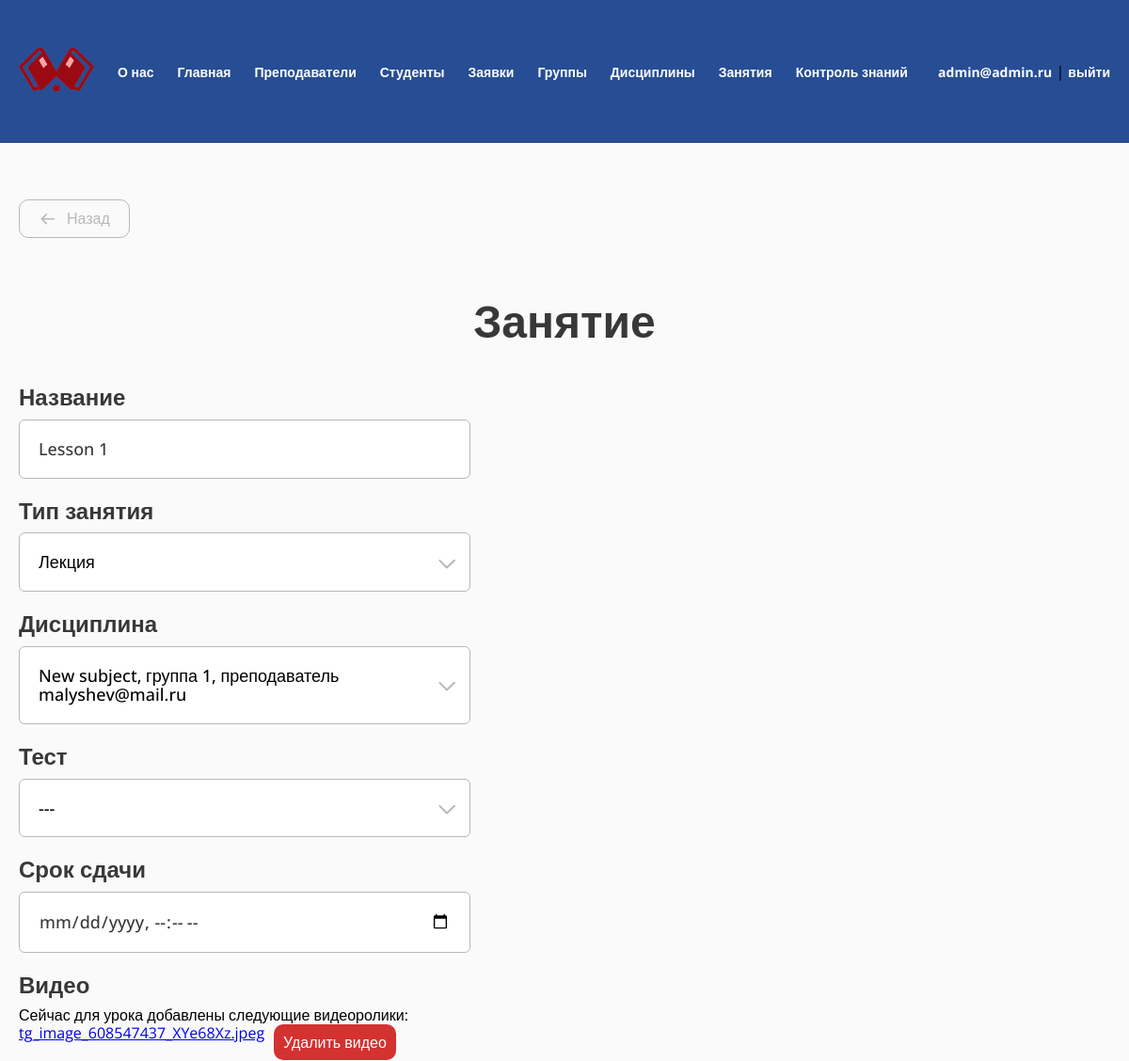
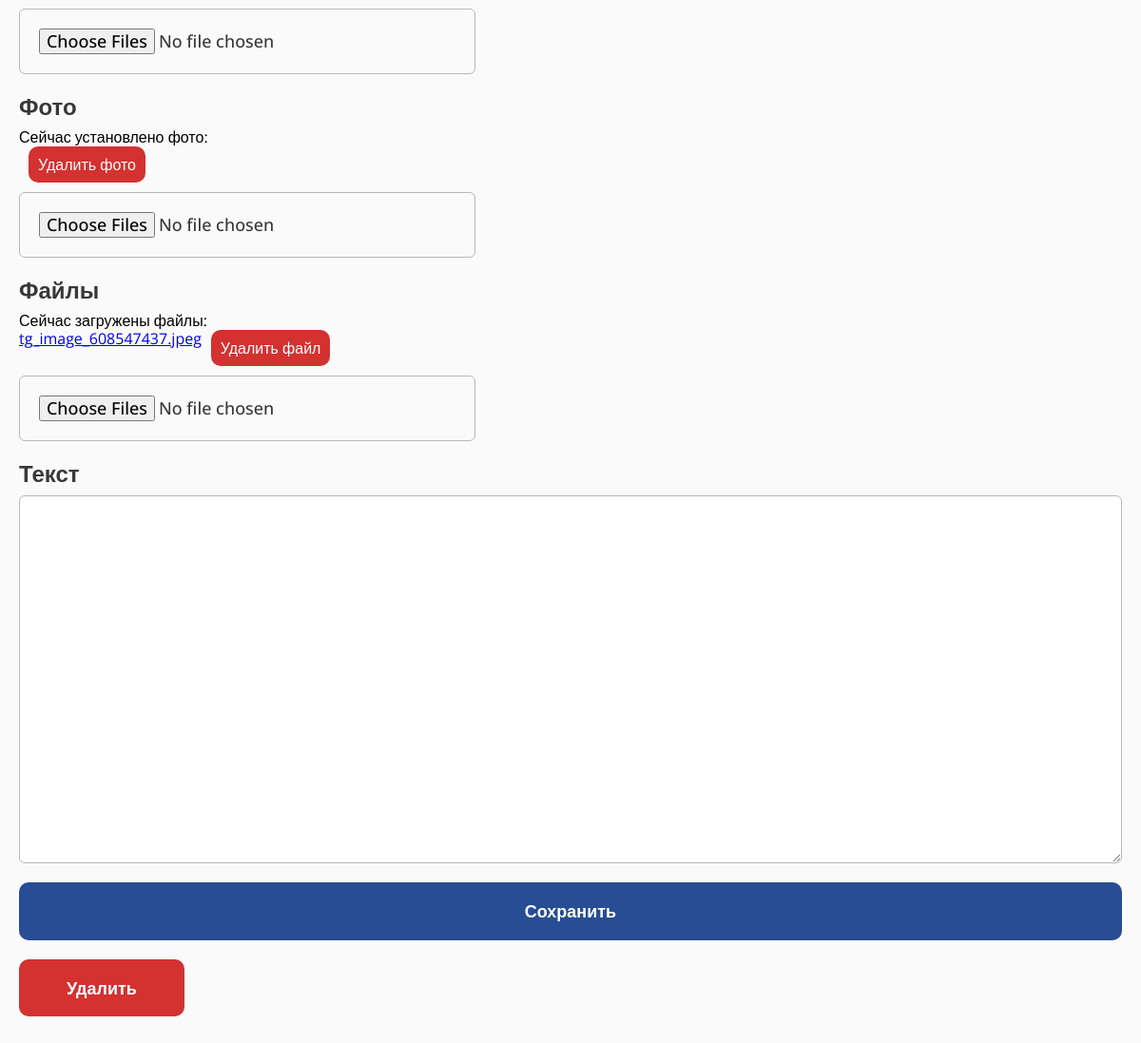
The app's page /lesson/1/ (signed in) with its own data (2 pictures, top to bottom).
### study/models.py (models this page shows, shortened)
class Lesson(models.Model):
    class Type(models.TextChoices):
        LECTURE = "LC", "Лекция"
        PRACTICAL = "PR", "Практическое занятия"
        LABORATORY = "LR", "Лабораторное занятие"
        CONTROL = "CW", "Контрольная работа"
        INDIVIDUAL = "IW", "Индивидуальное практическое занятие"
    type = models.CharField("Тип", max_length=32, choices=Type.choices)
    subject = models.ForeignKey(TeacherGroupSubject, related_name="lessons", on_delete=models.CASCADE, null=True, blank=True)
    name = models.CharField(max_length=128)
    test = models.OneToOneField(Test, on_delete=models.SET_NULL, null=True, blank=True)
    text = models.TextField(null=True, blank=True)
    deadline = models.DateTimeField(null=True, blank=True)
    class Meta:
        verbose_name = "Занятие"
        verbose_name_plural = "Занятия"

class TeacherGroupSubject(models.Model):
    teacher = models.ForeignKey(User, related_name="subjects", on_delete=models.CASCADE)
    subject = models.ForeignKey(Subject, related_name="items", on_delete=models.CASCADE)
    group = models.ForeignKey(Group, related_name="subjects", on_delete=models.CASCADE)
    class Meta:
        verbose_name = "Дисциплина группы"
        verbose_name_plural = "Дисциплины групп"
    def __str__(self):
        return f"{self.subject.name}, группа {self.group.number}, преподаватель {self.teacher}"

class Subject(models.Model):
    name = models.CharField(max_length=128)
    class Meta:
        verbose_name = "Дисциплина"
        verbose_name_plural = "Дисциплины"

class Group(models.Model):
    number = models.CharField(max_length=32)
    students = models.ManyToManyField(User, blank=True)
    class Meta:
        verbose_name = "Группа"
        verbose_name_plural = "Группы"

class LessonVideo(models.Model):
    video = models.FileField(upload_to="lessons/videos/")
    lesson = models.ForeignKey(Lesson, related_name="videos", on_delete=models.CASCADE)
    class Meta:
        verbose_name = "Видео"
        verbose_name_plural = "Видео"

class LessonPhoto(models.Model):
    photo = models.ImageField(upload_to="lessons/photos/")
    lesson = models.ForeignKey(Lesson, related_name="photos", on_delete=models.CASCADE)
    class Meta:
        verbose_name = "Фото"
        verbose_name_plural = "Фото"

class LessonFile(models.Model):
    file = models.FileField(upload_to="lessons/files/")
    lesson = models.ForeignKey(Lesson, related_name="files", on_delete=models.CASCADE)
    class Meta:
        verbose_name = "Файл"
        verbose_name_plural = "Файлы"

### study/views.py (the view, shortened to what this page needs)
# urls.py: path("lesson/<int:pk>/", views.LessonEditView.as_view(), name="lesson"),
@method_decorator(admin_only, name="dispatch")
class LessonEditView(LoginRequiredMixin, View):
    def get(self, request, pk, *args, **kwargs):
        lesson = get_object_or_404(Lesson, pk=pk)
        form = LessonForm(instance=lesson)
        subjects = TeacherGroupSubject.objects.all()
        tests = Test.objects.filter(lesson__isnull=True)
        types = Lesson.type.field.choices
        photos = lesson.photos.all()
        videos = lesson.videos.all()
        files = lesson.files.all()
        return render(request, "study/lesson/edit.html", {
            "form": form,
            "lesson": lesson,
            "subjects": subjects,
            "tests": tests,
            "types": types,
            "photos": photos,
            "videos": videos,
            "files": files,
        })

### study/forms.py
class LessonForm(forms.ModelForm):
    photos = forms.ImageField(label="Фото", required=False)
    videos = forms.FileField(label="Видео", required=False)
    files = forms.FileField(label="Файлы", required=False)
    class Meta:
        model = Lesson
        fields = ("name", "type", "subject", "test", "text", "deadline")
        labels = {
            "name": "Название",
            "type": "Тип занятия",
            "subject": "Дисциплина",
            "test": "Тест",
            "text": "Текст",
            "deadline": "Срок сдачи"
        }
    def __init__(self, *args, **kwargs):
        super(LessonForm, self).__init__(*args, **kwargs)
        for visible in self.visible_fields():
            visible.field.widget.attrs['class'] = 'form__input'
        self.fields["text"].widget.attrs['class'] = 'form__input full-w'
        self.fields["photos"].widget.attrs['multiple'] = True
        self.fields["videos"].widget.attrs['multiple'] = True
        self.fields["files"].widget.attrs['multiple'] = True

### study/models.py (called while the page is built)
    def __str__(self):
        return self.name

### study/templates/study/lesson/edit.html (shortened to what this page needs)
{% extends "base.html" %}
{% load util %}
{% load static %}
{% block extra_css %}
<link rel="stylesheet" href="{% static 'css/select.css' %}">
<link rel="stylesheet" href="{% static 'css/table.css' %}">
{% endblock %}
{% block content %}
<a href="{% url 'lessons' %}" class="back"><svg width="37" height="36" viewBox="0 0 37 36" fill="none" xmlns="http://www.w3.org/2000/svg">
<path d="M30.3301 18L6.33008 18M6.33008 18L15.3301 27M6.33008 18L15.3301 9" stroke="#383838" stroke-width="3" stroke-linecap="round" stroke-linejoin="round"/>
</svg>Назад</a>
<section class="section-teachers mt-40">
    <h1 class="h1 h1_center">Занятие</h1>
    <form action="." method="POST" class="form form_left form_full-w mt-40" enctype="multipart/form-data">
        <div class="form__item">
            <label for="{{ form.name.id_for_label }}" class="form__label">{{ form.name.label }}</label>
            {{ form.name }}
        </div>
        <div class="form__item">
            <label for="{{ form.type.id_for_label }}" class="form__label">{{ form.type.label }}</label>
            <div class="form__input select" role="close">
                <div class="select__selected">{{ lesson.get_type_display|default:"---" }}</div>
                <div class="select__icon">
                </div>
            </div>
        </div>
        <div class="form__item">
            <label for="{{ form.subject.id_for_label }}" class="form__label">{{ form.subject.label }}</label>
            <div class="form__input select" role="close">
                <div class="select__selected">{{ lesson.subject|default_if_none:"---" }}</div>
                <div class="select__icon">
                </div>
            </div>
        </div>
        <div class="form__item">
            <label for="{{ form.test.id_for_label }}" class="form__label">{{ form.test.label }}</label>
            <div class="form__input select" role="close">
                <div class="select__selected">{{ lesson.test|default_if_none:"---" }}</div>
                <div class="select__icon">
                </div>
            </div>
        </div>
        <div class="form__item">
            <label for="{{ form.deadline.id_for_label }}" class="form__label">{{ form.deadline.label }}</label>
            {{ form.deadline }}
        </div>
        <div class="form__item">
            <label for="{{ form.videos.id_for_label }}" class="form__label">{{ form.videos.label }}</label>
            {% if videos %}
            <p>
                Сейчас для урока добавлены следующие видеоролики: <br>
                {% for video in videos %}
                <div style="display: flex; align-items: flex-start; gap: 10px; margin-bottom: 10px;">
                    <a href="{{ video.video.url }}">{{ video.video|cut:"lessons/videos/" }}</a>
                    <a href="{% url 'lesson-remove-video' video.pk %}" class="btn btn-table btn_red confirm">Удалить видео</a>
                </div>
                {% endfor %}
            </p>
            {% endif %}
            {{ form.videos }}
        </div>
        <div class="form__item">
            <label for="{{ form.photos.id_for_label }}" class="form__label">{{ form.photos.label }}</label>
            {% if photos %}
            <p>
                Сейчас установлено фото: <br>
                {% for photo in photos %}
                <div style="display: flex; align-items: flex-start; gap: 10px; margin-bottom: 10px;">
                    <a href="{% url 'lesson-remove-photo' photo.pk %}" class="btn btn-table btn_red confirm">Удалить фото</a>
                </div>
                {% endfor %}
            </p>
            {% endif %}
            {{ form.photos }}
        </div>
        <div class="form__item">
            <label for="{{ form.files.id_for_label }}" class="form__label">{{ form.files.label }}</label>
            {% if files %}
            <p>
                Сейчас загружены файлы: <br>
                {% for file in files %}
                <div style="display: flex; align-items: flex-start; gap: 10px; margin-bottom: 10px;">
                    <a href="{{ file.file.url }}">{{ file.file|cut:"lessons/files/" }}</a>
                    <a href="{% url 'lesson-remove-file' file.pk %}" class="btn btn-table btn_red confirm">Удалить файл</a>
                </div>
                {% endfor %}
            </p>
            {% endif %}
            {{ form.files }}
        </div>
        <div class="form__item">
            <label for="{{ form.text.id_for_label }}" class="form__label">{{ form.text.label }}</label>
            {{ form.text }}
        </div>
        <div class="form__item">
            <button type="submit" class="btn">Сохранить</button>
        </div>
        <div class="form__item">
            <a href="{% url 'lesson-delete' lesson.pk %}" class="btn btn_red confirm submit">Удалить</a>
        </div>
    </form>
</section>
{% endblock %}

### templates/base.html (shortened to what this page needs)
{% load static %}
<!DOCTYPE html>
<html lang="ru">
<head>
	<link rel="stylesheet" href="{% static 'css/reset.css' %}">
	<link rel="stylesheet" href="{% static 'css/main.css' %}">
	<link rel="stylesheet" href="{% static 'css/menu.css' %}">
    {% block extra_css %}{% endblock %}
</head>
<body>
	<header class="header">
		<div class="container">
			<ul class="header-menu">
				<li><a href="{% url 'index' %}" class="logo"><img src="{% static 'img/logo.png' %}" alt=""></a></li>
				<li><a href="{% url 'about' %}">О нас</a></li>
				{% if user.is_authenticated %}
				<li><a href="{% url 'index' %}">Главная</a></li>
				{% if user.profile.type == 1 %}
				<li><a href="{% url 'teachers' %}">Преподаватели</a></li>
				<li><a href="{% url 'students' %}">Студенты</a></li>
				<li><a href="{% url 'applications' %}">Заявки</a></li>
				<li><a href="{% url 'groups' %}">Группы</a></li>
				<li><a href="{% url 'subjects' %}">Дисциплины</a></li>
				<li><a href="{% url 'lessons' %}">Занятия</a></li>
				<li><a href="{% url 'tests' %}">Контроль знаний</a></li>
				{% elif user.profile.type == 2 %}
				<li><a href="{% url 'my-group' %}">Группы</a></li>
				<li><a href="{% url 'my-subjects' %}">Дисциплины</a></li>
				<li><a href="{% url 'my-lessons' %}">Занятия</a></li>
				<li><a href="{% url 'tests' %}">Контроль знаний</a></li>
				{% endif %}
				<li class="header-menu-profile">
					<a href="{% url 'profile' %}">{{ user.username }}</a> | <a href="{% url 'logout' %}">выйти</a>
				</li>
				{% endif%}
			</ul>
		</div>
	</header>
	<main class="main">
		<div class="container">
		    {% block content %}{% endblock %}
		</div>
	</main>
</body>
</html>

### static/css/main.css (style rules this page uses)
:root { --green: #274d94; --red: #D43131; --background: #FAFAFA; --gray: #B8B8B8; --tablePrimary: #EFEFEF; --tableSecondary: #FAFAFA; }
* { padding: 0; margin: 0; box-sizing: border-box; }
html { font-family: "Open Sans", sans-serif; }
body { display: flex; flex-direction: column; min-height: 100vh; height: 100%; }
.container { max-width: 1240px; padding: 0 20px; margin: 0 auto; position: relative; }
.mt-40 { margin-top: 40px; }
.h1 { color: #383838; font-size: 48px; font-weight: 700; }
.h1_center { text-align: center; }
input, textarea { color: #383838; font-size: 18px; font-weight: 500; padding: 20px; max-width: 480px; width: 100%; border-radius: 6px; border: 1px solid var(--gray); display: block; }
textarea.full-w { max-width: 100%; aspect-ratio: 3 / 1; }
input::placeholder { color: var(--gray); }
.btn { color: #FFF; font-size: 18px; font-weight: 700; border-radius: 10px; background: var(--green); padding: 20px 50px; text-align: center; cursor: pointer; text-decoration: none; display: block; width: fit-content; }
.btn.btn_red { background: var(--red); }
.btn.btn-table { padding: 10px; font-size: 16px; font-weight: 500; }
button[type='submit'], button.submit { width: 100%; padding: 20px; }
.header { padding: 50px 0; background: var(--green); }
.logo img { width: 100%; max-width: 80px; }
.main { flex: 1 1 100%; padding: 60px 0; background-color: var(--background); }
.form { max-width: 480px; width: 100%; margin-left: auto; margin-right: auto; }
.form_full-w { max-width: 100%; }
.form_left { margin-left: 0; margin-right: 0; }
.form__item:not(:last-of-type) { margin-bottom: 20px; }
.form__label { display: block; margin-bottom: 10px; color: #383838; font-size: 24px; font-weight: 700; }
.form__label { display: block; }
.back { display: inline-flex; align-items: center; gap: 10px; margin-bottom: 20px; font-size: 16px; font-weight: 500; text-decoration: none; color: white; border-radius: 10px; border: 1px solid var(--gray); color: var(--gray); padding: 10px 20px; }
.back svg { width: 20px; height: auto; }

### static/css/menu.css (style rules this page uses)
ul { list-style: none; }
.header-menu { display: flex; align-items: center; gap: 25px; width: 100%; }
.header-menu a { text-decoration: none; font-weight: 700; color: white; font-size: 14px; }
.header-menu-profile { margin-left: auto; }

### static/css/select.css (style rules this page uses)
.select { color: #000; font-size: 18px; font-weight: 500; padding: 20px; max-width: 480px; width: 100%; border-radius: 6px; background: #FFF; border: 1px solid var(--gray); display: block; position: relative; cursor: pointer; }
.select__icon { position: absolute; right: 15px; top: 50%; translate: 0 -50%; transition: rotate 400ms; }

### records on screen
Lesson: name "Lesson 1", type "Лекция", subject "New subject, группа 1, преподаватель malyshev@mail.ru", test "---"
LessonVideo: video "tg_image_608547437_XYe68Xz.jpeg"
LessonFile: file "tg_image_608547437.jpeg"

### other values on screen
{{ user.username }} "admin@admin.ru"
